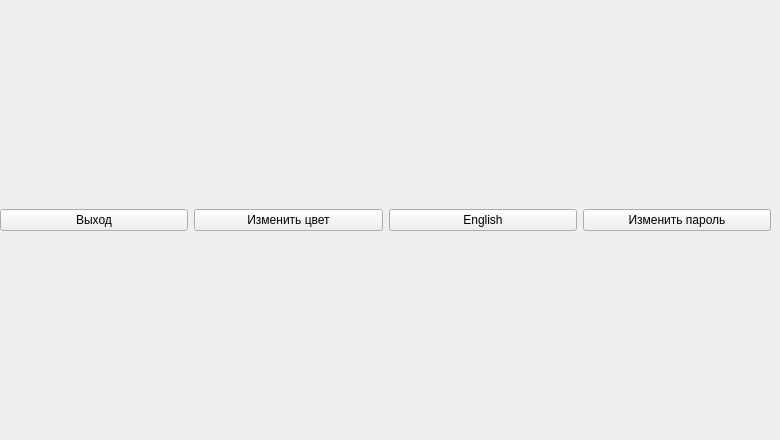
      <widget class="QWidget" name="sundryTab">
       <attribute name="title">
        <string>Разное</string>
       </attribute>
       <widget class="QWidget" name="layoutWidget">
        <property name="geometry">
         <rect>
          <x>0</x>
          <y>10</y>
          <width>771</width>
          <height>421</height>
         </rect>
        </property>
        <layout class="QHBoxLayout" name="horizontalLayout_5">
         <item>
          <widget class="QPushButton" name="exitSundry">
           <property name="styleSheet">
            <string notr="true"/>
           </property>
           <property name="text">
            <string>Выход</string>
           </property>
          </widget>
         </item>
         <item>
          <widget class="QPushButton" name="colorSundry">
           <property name="styleSheet">
            <string notr="true"/>
           </property>
           <property name="text">
            <string>Изменить цвет</string>
           </property>
          </widget>
         </item>
         <item>
          <widget class="QPushButton" name="ragSundry">
           <property name="styleSheet">
            <string notr="true"/>
           </property>
           <property name="text">
            <string>English</string>
           </property>
          </widget>
         </item>
         <item>
          <widget class="QPushButton" name="changeSundry">
           <property name="styleSheet">
            <string notr="true"/>
           </property>
           <property name="text">
            <string>Изменить пароль</string>
           </property>
          </widget>
         </item>
        </layout>
       </widget>
      </widget>
